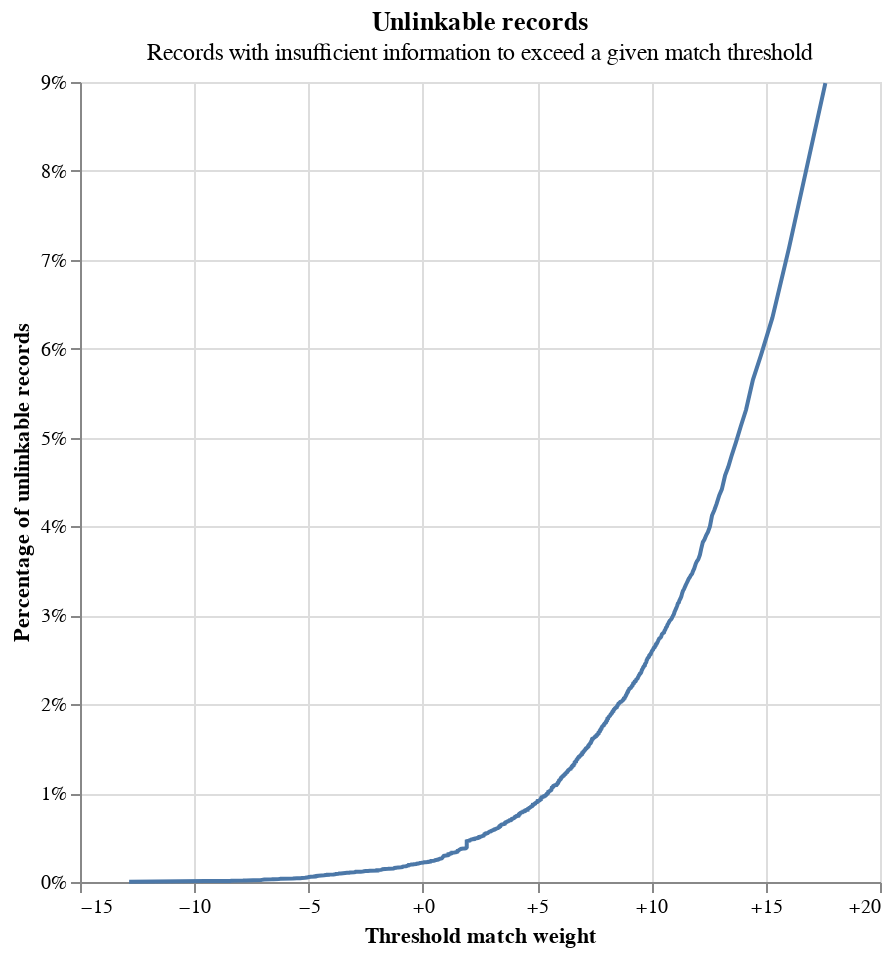

Notebook cell for this chart:
### Code cell
linker.unlinkables_chart()

### Figure 1 — Vega-Lite specification as saved in the notebook (floating-point values rounded to 4 significant figures; data arrays with more than 128 entries replaced by an {"elided": "..."} marker saying what was removed)
{"$schema": "https://vega.github.io/schema/vega-lite/v5.9.3.json", "config": {"view": {"continuousHeight": 300, "continuousWidth": 400}}, "data": {"name": "data-cf03f4616a382f0afc01bd7426fa27c5"}, "datasets": {"data-cf03f4616a382f0afc01bd7426fa27c5": {"elided": "1024 records"}}, "height": 400, "layer": [{"encoding": {"x": {"axis": {"format": "+", "title": "Threshold match weight"}, "field": "match_weight", "type": "quantitative"}, "y": {"axis": {"format": "%", "title": "Percentage of unlinkable records"}, "field": "cum_prop", "type": "quantitative"}}, "mark": {"type": "line"}}, {"encoding": {"opacity": {"condition": {"empty": false, "param": "x_match_weight_y_cum_prop_coords_of_mouse", "value": 1}, "value": 0}, "tooltip": [{"field": "match_weight", "format": "+.5", "title": "Match weight", "type": "quantitative"}, {"field": "match_probability", "format": ".5", "title": "Match probability", "type": "quantitative"}, {"field": "cum_prop", "format": ".3%", "title": "Proportion of unlinkable records", "type": "quantitative"}], "x": {"axis": {"title": "Threshold match weight"}, "field": "match_weight", "type": "quantitative"}, "y": {"axis": {"format": "%", "title": "Percentage of unlinkable records"}, "field": "cum_prop", "type": "quantitative"}}, "mark": {"type": "point"}, "name": "mouse_coords"}, {"encoding": {"x": {"field": "match_weight", "type": "quantitative"}}, "mark": {"color": "gray", "type": "rule"}, "transform": [{"filter": {"empty": false, "param": "x_match_weight_y_cum_prop_coords_of_mouse"}}]}, {"encoding": {"y": {"field": "cum_prop", "type": "quantitative"}}, "mark": {"color": "gray", "type": "rule"}, "transform": [{"filter": {"empty": false, "param": "x_match_weight_y_cum_prop_coords_of_mouse"}}]}], "params": [{"name": "x_match_weight_y_cum_prop_coords_of_mouse", "select": {"fields": ["match_weight", "cum_prop"], "nearest": true, "on": "mouseover", "type": "point"}, "views": ["mouse_coords"]}], "title": {"subtitle": "Records with insufficient information to exceed a given match threshold", "text": "Unlinkable records"}, "width": 400}
